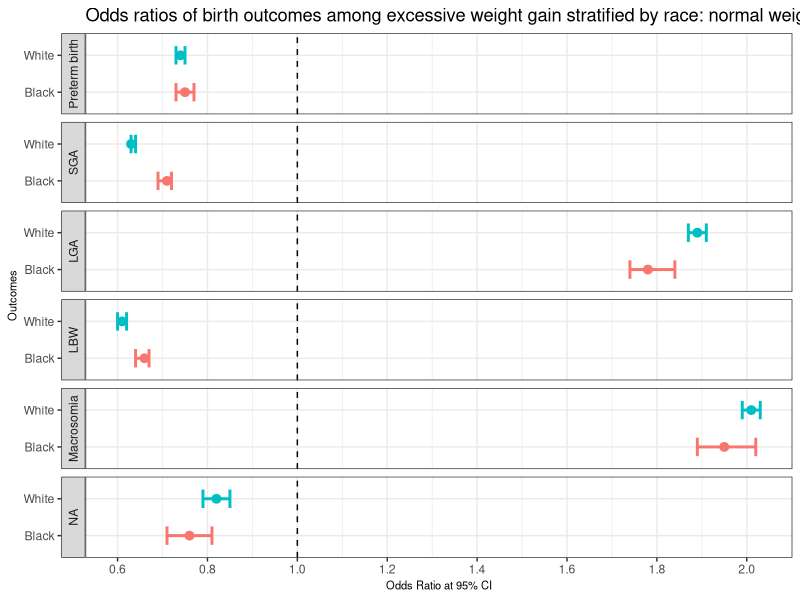
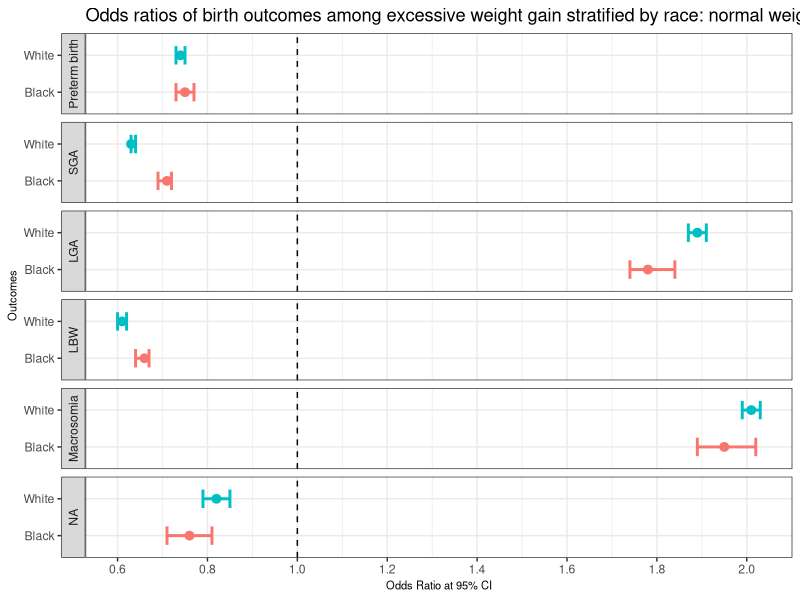

These charts were generated, in order, by the following R code:
library(ggplot2)

#settings
limit_line_height=.5
limit_line_thickness=1
point_estimate_thickness=.5
title="Odds ratios of birth outcomes among excessive weight gain stratified by race: normal weight gain as reference group"
x_label="Outcomes"
y_label="Odds Ratio at 95% CI"
Parameter  = c("Preterm birth", "SGA", "LGA", "LBW", "Macrosomia", "Depredded Apgar score")
Subparameter = c("White","White","White","White","White","White","Black","Black","Black","Black","Black","Black")
OR    = c(0.74, 0.63, 1.89, 0.61, 2.01, 0.82, 0.75, 0.71, 1.78, 0.66, 1.95, 0.76)
Lower = c(0.73, 0.63, 1.87, 0.60, 1.99, 0.79, 0.73, 0.69, 1.74, 0.64, 1.89, 0.71)
Upper = c(0.75, 0.64, 1.91, 0.62, 2.03, 0.85, 0.77, 0.72, 1.84, 0.67, 2.02, 0.81)


## A theme to overwrite the current styling
mytheme <- function(base_size = 12, base_family = "sans"){
  theme_minimal(base_size = base_size, base_family = base_family) +
  theme(
    axis.text = element_text(size = 12),
    axis.title = element_text(size = 14),
    panel.grid.major = element_line(color = "grey"),
    panel.grid.minor = element_blank(),
    panel.background = element_rect(fill = "aliceblue"),
    strip.background = element_rect(fill = "darkgrey", color = "grey", size = 1),
    strip.text = element_text(face = "bold", size = 12, color = "white"),
    legend.position = " ",
    legend.justification = "top", 
    panel.border = element_rect(color = "grey", fill = NA, size = .5)
  )
}

dat = data.frame(Parameter, OR, Lower, Upper)



dat$Parameter = factor(dat$Parameter, levels=c("Preterm birth", "SGA", "LGA", "LBW", "Macrosomia", "Depressed Apgar score")) 
g = ggplot(data=dat, aes(x=Subparameter, y=OR, ymin=Lower, ymax=Upper, color=Parameter))

g = g + scale_y_continuous(breaks = seq(0, 2, by = .2))

g = g + geom_pointrange(aes(col=Subparameter), lwd=point_estimate_thickness)
g = g + geom_hline(aes(fill=Subparameter), yintercept =1, linetype=2)
g = g + ggtitle(title)
g = g + xlab(x_label) + ylab(y_label)
g = g + geom_errorbar(aes(ymin=Lower, ymax=Upper, col=Subparameter), width=limit_line_height, cex=limit_line_thickness)
g = g + facet_wrap(~Parameter, strip.position="left", nrow=9, scales = "free_y")
g = g + coord_flip() + theme_bw() + theme(legend.position="none", axis.title = element_text(size = 8))


png("myplot.png")

ggsave(file="myplot2.png", width=11, height=6, dpi=300)
print(g)
dev.off()